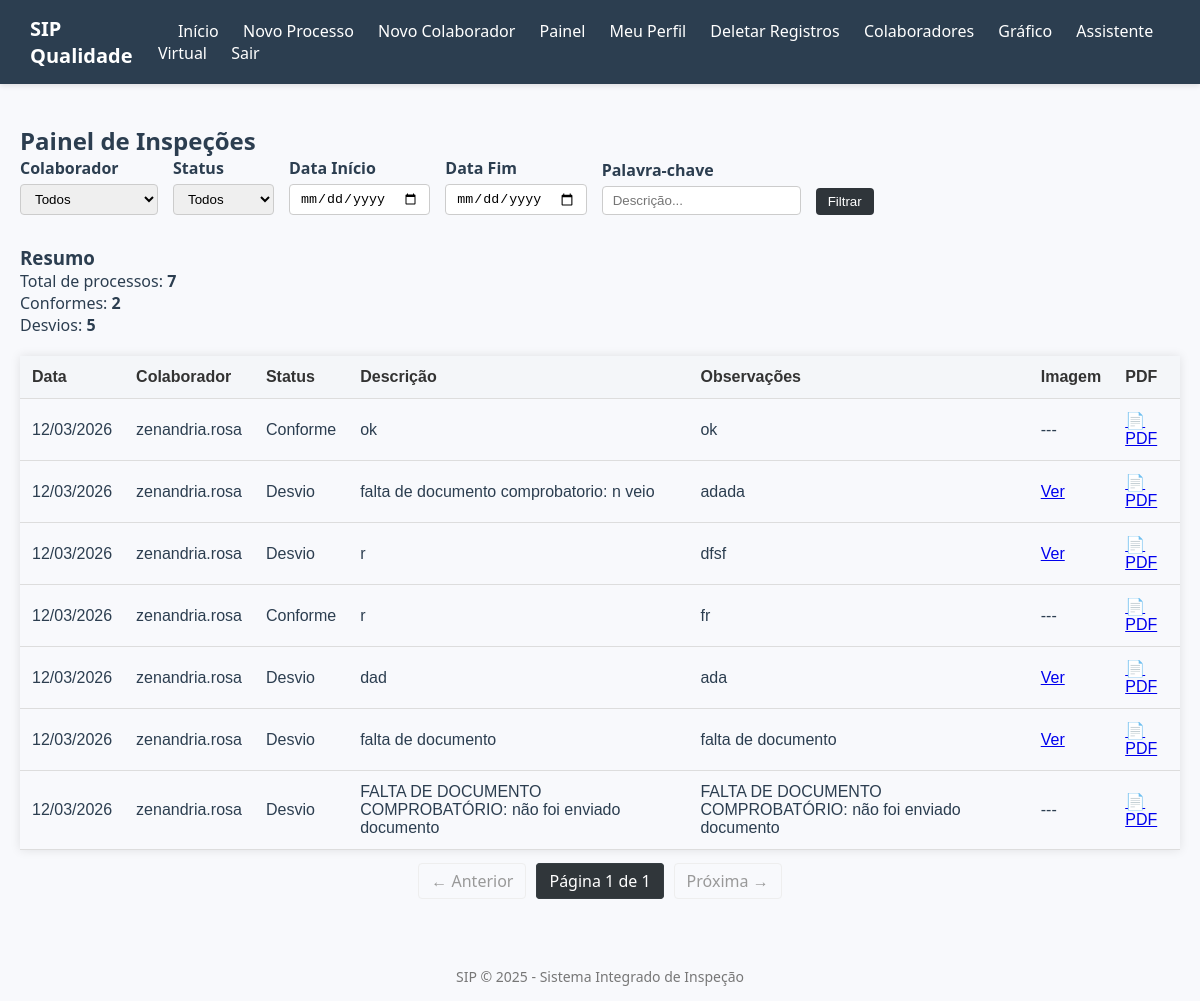
The page /painel (signed in) on the database as committed earlier.
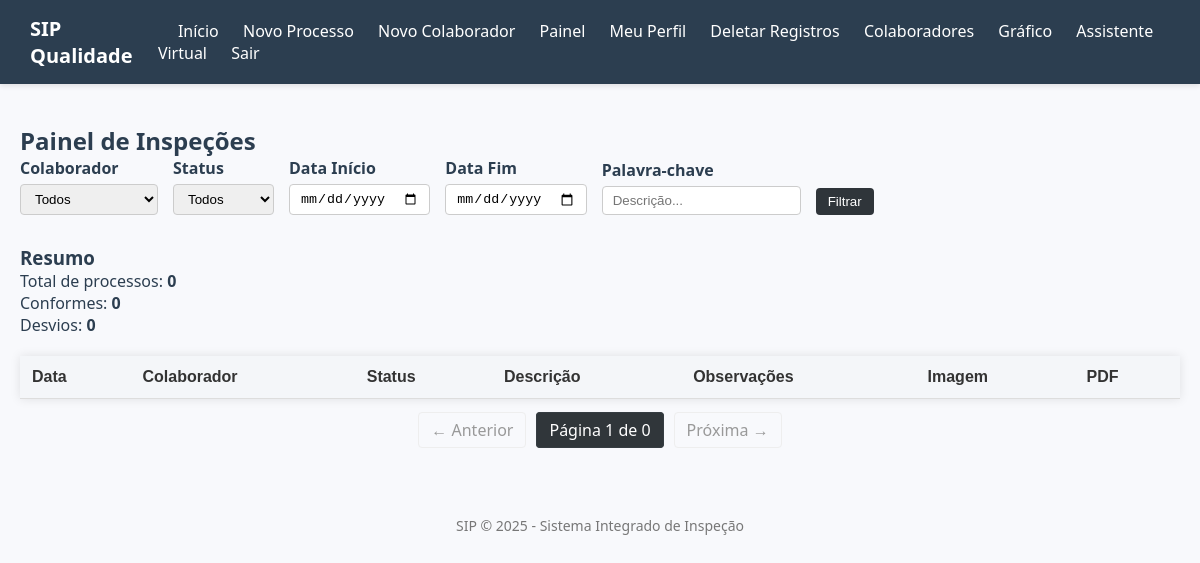
The same page on the database as committed later.
### app/models.py (models this page shows)
class Processo(db.Model):
    id = db.Column(db.Integer, primary_key=True)
    colaborador_id = db.Column(db.Integer, db.ForeignKey('colaborador.id'), nullable=False)
    data_analise = db.Column(db.DateTime, nullable=False)
    descricao = db.Column(db.Text, nullable=False)
    status = db.Column(db.String(20), nullable=False)
    observacoes = db.Column(db.Text)
    imagem = db.Column(db.String(200))
    detalhes = db.relationship('DetalhesProcesso', backref='processo', uselist=False)

class Colaborador(db.Model):
    id = db.Column(db.Integer, primary_key=True)
    nome = db.Column(db.String(100), nullable=False)
    email = db.Column(db.String(120), nullable=False, unique=True)
    processos = db.relationship('Processo', backref='colaborador', lazy=True)

### app/routes.py (the view)
@app.route('/painel', methods=['GET'])
def painel():
    colaboradores = Colaborador.query.all()
    colaborador_id = request.args.get('colaborador', type=int)
    data_inicio = request.args.get('data_inicio')
    data_fim = request.args.get('data_fim')
    status = request.args.get('status')
    palavra = request.args.get('palavra')
    page = request.args.get('page', 1, type=int)
    query = Processo.query
    if colaborador_id:
        query = query.filter_by(colaborador_id=colaborador_id)
    if status:
        query = query.filter_by(status=status)
    if palavra:
        query = query.filter(Processo.descricao.ilike(f"%{palavra}%"))
    if data_inicio:
        query = query.filter(Processo.data_analise >= data_inicio)
    if data_fim:
        query = query.filter(Processo.data_analise <= data_fim)
    total = query.count()
    conformes = query.filter_by(status='Conforme').count()
    desvios = query.filter_by(status='Desvio').count()
    processos = query.order_by(Processo.data_analise.desc()).paginate(page=page, per_page=10)
    return render_template('painel.html',
                           colaboradores=colaboradores,
                           colaborador_id=colaborador_id,
                           total=total,
                           conformes=conformes,
                           desvios=desvios,
                           processos=processos)

### app/templates/painel.html (shortened to what this page needs)
{% extends 'base.html' %}
{% block content %}
<link rel="stylesheet" href="{{ url_for('static', filename='css/painel_estilo.css') }}">
<h2>Painel de Inspeções</h2>
<form method="get" class="filtros">
    <div>
        <label for="colaborador">Colaborador</label>
        <select name="colaborador">
            <option value="">Todos</option>
        </select>
    </div>
    <div>
        <label for="status">Status</label>
        <select name="status">
            <option value="">Todos</option>
        </select>
    </div>
    <div>
        <label for="data_inicio">Data Início</label>
        <input type="date" name="data_inicio" value="{{ request.args.get('data_inicio', '') }}">
    </div>
    <div>
        <label for="data_fim">Data Fim</label>
        <input type="date" name="data_fim" value="{{ request.args.get('data_fim', '') }}">
    </div>
    <div>
        <label for="palavra">Palavra-chave</label>
        <input type="text" name="palavra" placeholder="Descrição..." value="{{ request.args.get('palavra', '') }}">
    </div>
    <div>
        <button type="submit">Filtrar</button>
    </div>
</form>
<h3>Resumo</h3>
<p>Total de processos: <strong>{{ total }}</strong></p>
<p>Conformes:  <strong>{{ conformes }}</strong></p>
<p>Desvios: <strong>{{ desvios }}</strong></p>
<table>
    <thead>
        <tr>
            <th>Data</th>
            <th>Colaborador</th>
            <th>Status</th>
            <th>Descrição</th>
            <th>Observações</th>
            <th>Imagem</th>
            <th>PDF</th>
        </tr>
    </thead>
    <tbody>
        {% for processo in processos %}
        <tr>
            <td>{{ processo.data_analise.strftime('%d/%m/%Y') }}</td>
            <td>{{ processo.colaborador.nome }}</td>
            <td>{{ processo.status }}</td>
            <td>{{ processo.descricao }}</td>
            <td>{{ processo.observacoes or '---' }}</td>
            <td>
                {% if processo.imagem %}
                    <a href="{{ url_for('static', filename='uploads/' ~ processo.imagem) }}" target="_blank">Ver</a>
                {% else %}
                    ---
                {% endif %}
            </td>
            <td>
                <a href="{{ url_for('gerar_pdf', id=processo.id) }}" target="_blank">📄 PDF</a>
            </td>
        </tr>
        {% endfor %}
    </tbody>
</table>
{% set query_params = request.args.to_dict() %}
<nav aria-label="Paginação">
  <ul class="pagination">
    {% if processos.has_prev %}
      {% set prev_args = query_params.copy() %}
      {% set _ = prev_args.update({'page': processos.prev_num}) %}
      <li><a href="{{ url_for('painel', **prev_args) }}">← Anterior</a></li>
    {% else %}
      <li class="disabled"><span>← Anterior</span></li>
    {% endif %}
    <li class="active">
      <span>Página {{ processos.page }} de {{ processos.pages }}</span>
    </li>
    {% if processos.has_next %}
      {% set next_args = query_params.copy() %}
      {% set _ = next_args.update({'page': processos.next_num}) %}
      <li><a href="{{ url_for('painel', **next_args) }}">Próxima →</a></li>
    {% else %}
      <li class="disabled"><span>Próxima →</span></li>
    {% endif %}
  </ul>
</nav>
{% endblock %}

Rows that differ between the two databases and show on the page:
removed Processo: data_analise "12/03/2026", colaborador.nome "zenandria.rosa", status "Conforme", descricao "ok", observacoes "ok"
removed Processo: data_analise "12/03/2026", colaborador.nome "zenandria.rosa", status "Desvio", descricao "falta de documento comprobatorio: n veio", observacoes "adada"
removed Processo: data_analise "12/03/2026", colaborador.nome "zenandria.rosa", status "Desvio", descricao "r", observacoes "dfsf"
removed Processo: data_analise "12/03/2026", colaborador.nome "zenandria.rosa", status "Conforme", descricao "r", observacoes "fr"
removed Processo: data_analise "12/03/2026", colaborador.nome "zenandria.rosa", status "Desvio", descricao "dad", observacoes "ada"
removed Processo: data_analise "12/03/2026", colaborador.nome "zenandria.rosa", status "Desvio", descricao "falta de documento", observacoes "falta de documento"
removed Processo: data_analise "12/03/2026", colaborador.nome "zenandria.rosa", status "Desvio", descricao "FALTA DE DOCUMENTO COMPROBATÓRIO: não foi enviado documento", observacoes "FALTA DE DOCUMENTO COMPROBATÓRIO: não foi enviado documento"
Other text that changed with them:
{{ total }}: "7" → "0"
{{ conformes }}: "2" → "0"
{{ desvios }}: "5" → "0"
{{ processos.pages }}: "1" → "0"
